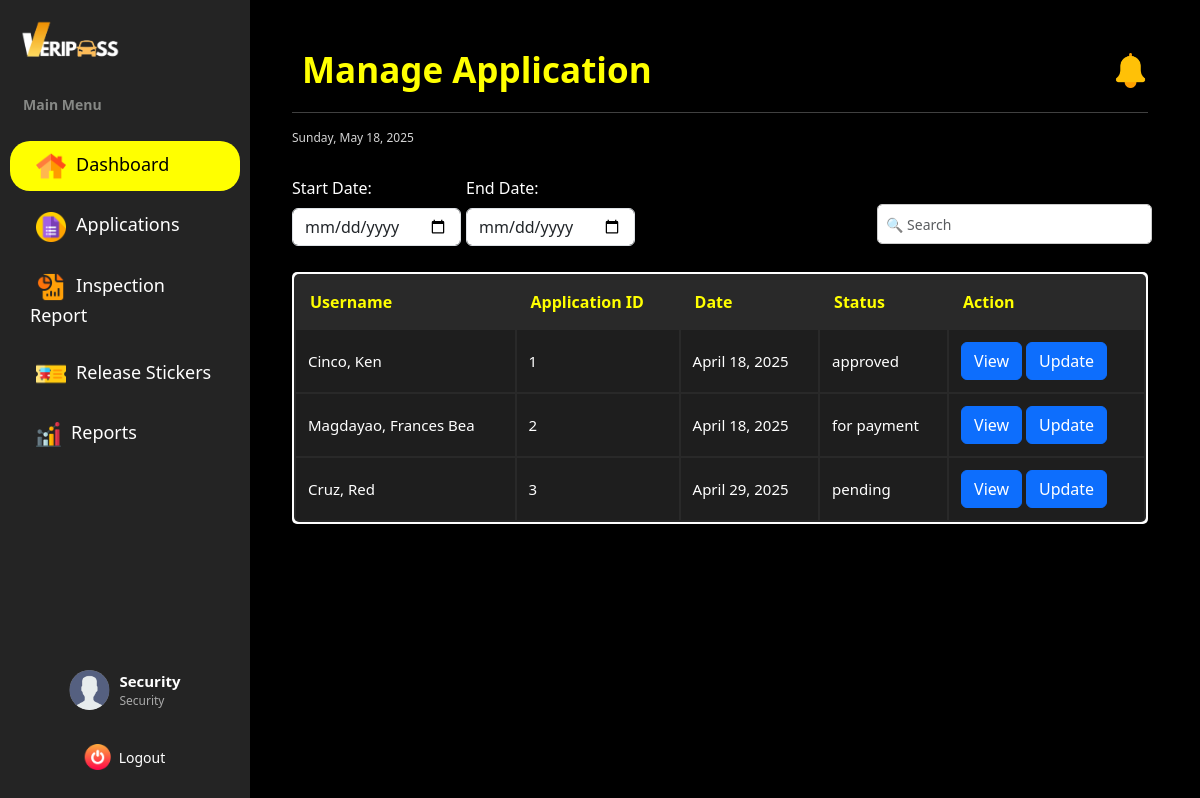
/dashboard/security/manage_application/ (signed in), run on an earlier commit of the app's database.
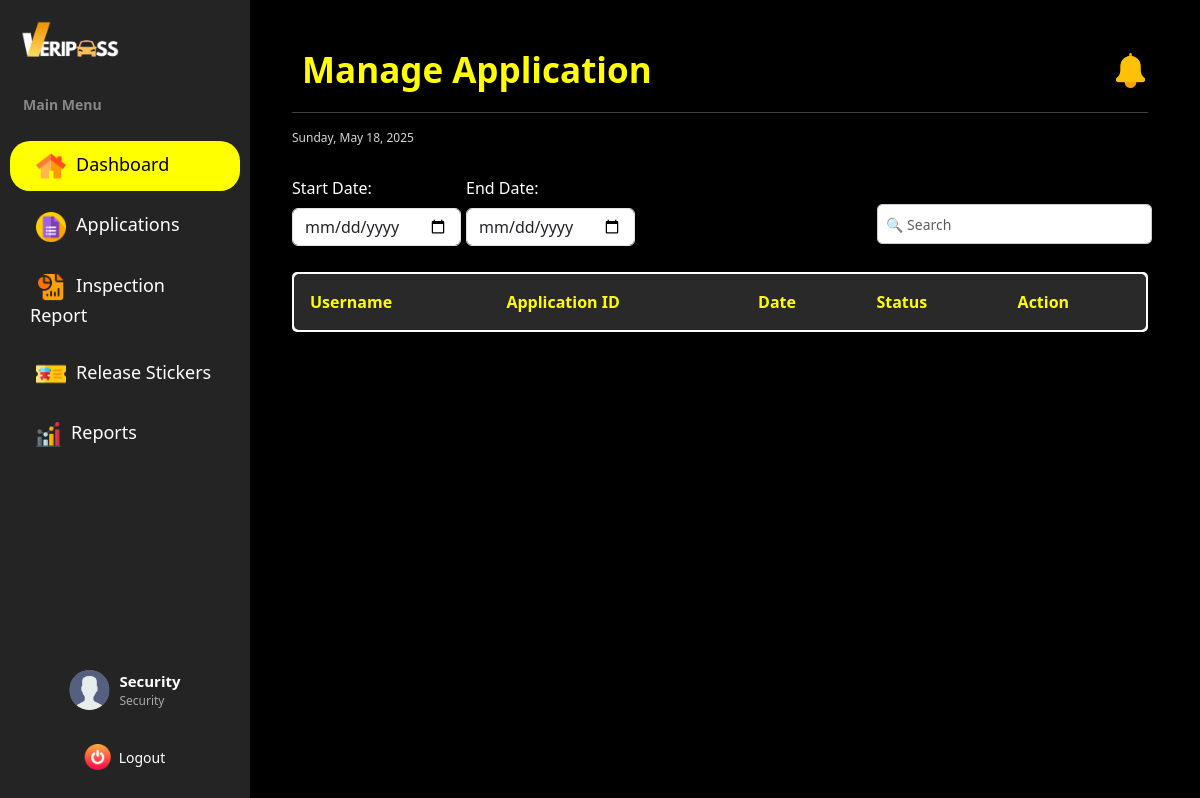
And on a later commit of the database.
### vehicle_pass/models.py (models this page shows, shortened)
class BaseModel(models.Model):
    created_at = models.DateTimeField(auto_now_add=True, db_index=True)
    updated_at = models.DateTimeField(auto_now=True)
    class Meta:
        abstract = True

class Registration(BaseModel):
    STATUS_CHOICES = [
        ('pending', 'Pending'),
        ('cancelled', 'Cancelled'),
        ('for payment', 'For Payment'),
        ('reviewing documents', 'Reviewing Documents'),
        ('for final inspection', 'For Final Inspection'),
        ('approved', 'Approved'),
        ('rejected', 'Rejected')
    ]
    registrationNumber = models.BigAutoField(primary_key=True)
    user = models.ForeignKey(UserProfile, on_delete=models.CASCADE)
    vehicle = models.ForeignKey(Vehicle, on_delete=models.CASCADE)
    files = models.URLField(max_length=250)
    status = models.CharField(max_length=20, choices=STATUS_CHOICES, default='pending')
    remarks = models.TextField(null=True)
    def __str__(self):
        return f"Registration {self.registrationNumber} for {self.user.lastname}, {self.user.firstname}"

class UserProfile(BaseModel):
    ROLE_CHOICES = [('user', 'User'),
        ('security', 'Security'),
        ('cashier', 'Cashier'),
        ('admin', 'Admin')
        ]
    SCHOOL_ROLE_CHOICES = [('student', 'Student'),
                   ('faculty', 'faculty'),
                   ('university personnel', 'University Personnel')
                   ]
    profile_picture = models.ImageField(
        upload_to='profile_pictures/',
        blank=True,
        null=True,
    )
    corporate_email = models.EmailField(max_length=50, unique=True)
    password = models.CharField(max_length=128)
    lastname = models.CharField(max_length=25)
    firstname = models.CharField(max_length=50)
    middle_name = models.CharField(max_length=25, blank=True, null=True)
    suffix = models.CharField(max_length=5, blank=True, null=True)
    dl_number = models.CharField(max_length=15, blank=True, null=True)
    college = models.CharField(max_length=100, blank=True, null=True)
    program = models.CharField(max_length=100, blank=True, null=True)
    department = models.CharField(max_length=100, blank=True, null=True)
    address = models.CharField(max_length=100, blank=True, null=True)
    role = models.CharField(max_length=20, choices=ROLE_CHOICES, default='user', null=True)
    school_role = models.CharField(max_length=20, choices=SCHOOL_ROLE_CHOICES)

### vehicle_pass/views.py (the view)
# urls.py: path("dashboard/security/manage_application/", SecurityViewApplication.as_view(), name="security_manage_application"),
class SecurityViewApplication(CustomLoginRequiredMixin, ListView):
    model = Registration
    template_name = 'Security Dashboard/Security_Application.html'
    context_object_name = 'applications'
    paginate_by = 5
    def get_context_data(self, **kwargs):
        context = super().get_context_data(**kwargs)
        applications = context['applications']
        print(f"Applications count: {len(applications)}")
        if applications:
            print(f"First application: {applications[0]}")
        return context

### vehicle_pass/authentication.py (called while the page is built)
    def dispatch(self, request, *args, **kwargs):
        if not request.session.get("user_id"): #overrides the django dispatch
            return redirect("login")  #redirect to login if no active on session
        return super().dispatch(request, *args, **kwargs)

### vehicle_pass/context_processors.py (called while the page is built)
def admin_user_context(request):
    if hasattr(request, 'session') and 'user_id' in request.session:
        try:
            user_id = request.session.get('user_id')
            admin_user = UserProfile.objects.get(id=user_id, role='admin')
            admin_name = f"{admin_user.firstname} {admin_user.lastname}"
        except Exception as e:
            admin_name = "Admin"
    else:
        admin_name = "Not Logged In"
    return {'admin_name': admin_name}

def cashier_user_context(request):
    if hasattr(request, 'session') and 'user_id' in request.session:
        try:
            user_id = request.session.get('user_id')
            cashier_user = UserProfile.objects.get(id=user_id, role='cashier')
            cashier_name = f"{cashier_user.firstname} {cashier_user.lastname}"
        except Exception as e:
            cashier_name = "Cashier"
    else:
        cashier_name = "Not Logged In"
    return {'cashier_name': cashier_name}

def default_user_context(request):
    if hasattr(request, 'session') and 'user_id' in request.session:
        try:
            user_id = request.session.get('user_id')
            default_user = UserProfile.objects.get(id=user_id, role='user')
            user_name = f"{default_user.firstname} {default_user.lastname}"
        except Exception as e:
            user_name = "User"
    else:
        user_name = "Not Logged In"
    return {'user_name': user_name}

def security_user_context(request):
    if hasattr(request, 'session') and 'user_id' in request.session:
        try:
            user_id = request.session.get('user_id')
            security_user = UserProfile.objects.get(id=user_id, role='security')
            security_name = f"{security_user.firstname} {security_user.lastname}"
        except Exception as e:
            security_name = "Security"
    else:
        security_name = "Not Logged In"
    return {'security_name': security_name}

### templates/Security Dashboard/Security_Application.html (shortened to what this page needs)
{% extends "includes/security_sidebar.html" %}
{% load static %}
{% block extra_css %}
    <link rel="stylesheet" href="{% static 'css/security-dashboard-style.css' %}">
    <link rel="stylesheet" href="{% static 'css/sidebar.css' %}">
{% endblock %}
{% block content %}
<div class="main-content flex-grow-1 ms-uto">
    <div class="container-fluid py-1">
            <div class="d-flex flex-column flex-md-row justify-content-between align-items-start align-items-md-center mb-3">
                <h2 class="title mb-3 mb-md-0">Manage Application</h2>
                <div class="d-flex align-items-center gap-3">
                    <a href="Announcements.html" class="text-decoration-none text-light position-relative">
                        <img src="{% static 'images/notification.png' %}" alt="Notifications" width="35" height="35">
                    </a>
                </div>
            </div>
        <hr>
        <small><span id="date"></span></small>
        <br>
        <div class="filter-container">
            <div class="mb-3">
                <label for="start-date" class="form-label">Start Date:</label>
                <input type="date" id="start-date" class="form-control">
            </div>
            <div class="mb-3">
                <label for="end-date" class="form-label">End Date:</label>
                <input type="date" id="end-date" class="form-control">
            </div>
            <input class="position-absolute end-0 bottom-10 form-control w-20 me-5 mb-auto" type="text" id="search-bar" placeholder="🔍 Search">
        </div>
        <section class="table-container">
            <table class="users-table">
                <thead>
                    <tr>
                        <th>Username</th>
                        <th>Application ID</th>
                        <th>Date</th>
                        <th>Status</th>
                        <th>Action</th>
                    </tr>
                </thead>
                <tbody>
                {% for applicant in applications %}
                    <tr>
                        <td>{{ applicant.user.lastname }}, {{ applicant.user.firstname }} {{ applicant.user.middlename|default_if_none:""|slice:":1"}}</td>
                        <td>{{ applicant.registrationNumber }}</td>
                        <td>{{ applicant.created_at|date:"F d, Y" }}</td>
                        <td>{{ applicant.status }}</td>
                        <td>
                            <a href="{% url 'security_view_specific_application' applicant.pk %}" class="btn btn-primary">View</a>
                            <a href="{% url 'security_update_application' applicant.pk %}" class="btn btn-primary">Update</a>
                        </td>
                {% endfor %}
                </tbody>
            </table>
        </section>
    </div>
</div>
{% endblock %}

### templates/includes/security_sidebar.html (shortened to what this page needs)
{% load static %}
<!DOCTYPE html>
<html lang="en">
<head>
    <link rel="stylesheet" href="https://cdn.jsdelivr.net/npm/bootstrap@5.3.0/dist/css/bootstrap.min.css">
    <link rel="stylesheet" href="{% static 'css/sidebar.css' %}">
    {% block extra_css %}{% endblock %}
</head>
<body>
<div class="sidebar" id="sidebar">
    <a href="#">
        <img src="{% static 'images/navbar-brand img.png' %}" class="img-fluid" style="width: 100px; margin-left: 20px;">
    </a>
    <br>
    <p>Main Menu</p>
    <ul>
        <li data-menu="dashboard">
            <a href="{% url 'security_dashboard' %}">
                <img src="{% static 'images/home.png' %}" alt="Dashboard" width="30">
                <span>Dashboard</span>
            </a>
        </li>
        <li data-menu="application">
            <a href="{% url 'security_manage_application' %}">
                <img src="{% static 'images/application.png' %}" alt="Status" width="30">
                <span>Applications</span>
            </a>
        </li>
        <li data-menu="inspection">
            <a href="{% url 'security_manage_inspection' %}">
                <img src="{% static 'images/report.png' %}" alt="Status" width="30">
                <span>Inspection Report</span>
            </a>
        </li>
        <li data-menu="status">
            <a href="{% url 'security_manage_stickers' %}">
                <img src="{% static 'images/passes.png' %}" alt="Status" width="30">
                <span>Release Stickers</span>
            </a>
        </li>
        <li data-menu="history">
            <a href="{% url 'security_report' %}">
                <img src="{% static 'images/statistics.png' %}" alt="History" width="25">
                <span> Reports</span>
            </a>
        </li>
    </ul>
    <a href="{% url 'logout' %}" id="logout">
        <img src="{% static 'images/power-off.png' %}" alt="Logout" width="25">
        <span>Logout</span>
    </a>
    <div class="profile">
        <img src="{% static 'images/profile-placeholder.png' %}" alt="Profile Picture">
        <div class="profile-info">
            <span class="name">{{ security_name }}</span>
            <span class="position">Security</span>
        </div>
    </div>
</div>
<div class="main-content">
    {% block content %}{% endblock %}
</div>
</body>
</html>

### static/css/sidebar.css (style rules this page uses)
.sidebar { display: flex; flex-direction: column; justify-content: flex-start; align-items: right; width: 250px; height: 100vh; background: #242424; color: black !important; position: fixed; top: 0; left: 0; overflow-x: hidden; padding-top: 20px; overflow-y: hidden; }
.sidebar ul { list-style: none; padding-left: 0; }
.sidebar ul li { padding: 10px 20px; text-align: left; margin: 10px; }
.sidebar ul li a { color: white; text-decoration: none; display: block; font-size: 18px; font-weight: 200% !important; }
.sidebar ul li a img { margin-left: 3%; margin-right: 3%; align-items: center; }
.sidebar p { font-size: 14px; color: rgb(134, 136, 133); padding-top: 10px; padding-left: 23px; font-weight: bold; }
.profile { position: absolute; bottom: 80px; left: 50%; transform: translateX(-50%); display: flex; align-items: center; flex-direction: row; gap: 10px; padding: 10px; width: max-content; }
.profile img { width: 40px; height: 40px; border-radius: 50%; background-color: gray; object-fit: cover; }
.profile-info { display: flex; flex-direction: column; color: white; font-size: 14px; }
.profile-info .name { font-weight: bold; font-size: 15px; }
.profile-info .position { font-size: 12px; color: rgb(170, 170, 170); }
#logout { position: absolute; left: 50%; bottom: 30px; transform: translateX(-50%); display: flex; align-items: center; gap: 8px; color: white; text-decoration: none; font-weight: 500; font-size: 14px; transition: transform 0.3s ease-in-out, color 0.3s ease-in-out; }
#logout img { width: 26px; height: 26px; transition: transform 0.4s ease-in-out; }
.sidebar ul li.active { background: yellow !important; border-radius: 20px; }
.sidebar ul li.active a { color: black !important; }
.nav-link:hover, .active { background-color: yellow !important; border-radius: 5px; }

### static/css/security-dashboard-style.css (style rules this page uses)
* { margin: 0; padding: 0; box-sizing: border-box; }
body { font-family: system-ui, -apple-system, BlinkMacSystemFont, 'Segoe UI', Roboto, Oxygen, Ubuntu, Cantarell, 'Open Sans', 'Helvetica Neue', sans-serif !important; display: flex; background-color: black !important; color: white !important; transition: all 0.3s ease; }
.title { margin: 0; font-size: 35px; display: flex; align-items: center; font-weight: bold; color: yellow; justify-content: space-between; padding: 5px 10px; }
#date { font-size: 12px; color: rgb(213, 213, 213); margin: 0; display: flex; align-items: center; margin-bottom: 5px; }
.filter-container { display: flex; align-items: center; gap: 5px; margin-bottom: 10px; }
#search-bar { width: 275px; height: 40px; padding: 8px; border: 1px solid #ccc; border-radius: 5px; font-size: 14px; outline: none; margin-top: 10px; margin-bottom: 20px; margin-left: 0px; }
.table-container { background: white; padding: 2px; border-radius: 5px; }
.users-table { width: 100%; border-collapse: separate; border-radius: 5px; background-color: #292929; color: white; }
.users-table th { font-weight: bold; padding: 14px; color: yellow; font-size: 16px; }
.users-table tr { color: white; }
.users-table th:first-child { cursor: pointer; }

### templates/Security Dashboard/Security_Application.html (style rules this page uses)
.main-content { flex-grow: 1; padding: 20px; margin-left: 120px; }

What changed in the data, as far as the page shows it:
removed Registration: user.lastname "Cinco", user.firstname "Ken", registrationNumber "1", created_at "April 18, 2025", status "approved"
removed Registration: user.lastname "Magdayao", user.firstname "Frances Bea", registrationNumber "2", created_at "April 18, 2025", status "for payment"
removed Registration: user.lastname "Cruz", user.firstname "Red", registrationNumber "3", created_at "April 29, 2025", status "pending"
